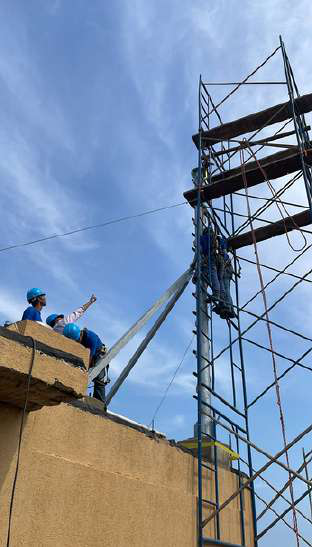
#> input picture fuentes/brochure/digitel-andamio.png, 312 x 547 px, given in place of f_bf3abbaf.png, which was not available
$ python fotos.py ../fuentes/brochure/digitel-andamio.png ../fuentes/brochure/digitel-antenas.png
#> lines starting #> are read from the running program, lines starting #| are printed output that depends on the picture; pictures that were not available may be replaced by others from this repository, and a replacement may not be noted
#!/usr/bin/env python3
"""Prepara las fotos de la web: toma la versión mejorada con Real-ESRGAN si existe
(scratchpad/sr/out), si no la original; corrige contraste y color con suavidad y
exporta WebP a 800 y 1600 px en public/img/fotos.
Uso: python3 herramientas/fotos.py <carpeta_entrada> <carpeta_sr>"""
import os, sys
import numpy as np, cv2
from PIL import Image, ImageEnhance, ImageFilter

ENTRADA, SR = sys.argv[1], sys.argv[2]
SALIDA = os.path.join(os.path.dirname(os.path.dirname(os.path.abspath(__file__))), "public", "img", "fotos")
os.makedirs(SALIDA, exist_ok=True)

# nombre final: (archivo de origen, recorte relativo (izq, arriba, der, abajo) o None)
MAPA = {
    "deposito-columnas": ("f_bf3abbaf", None),
    "deposito-cercha": ("f_d017b5d5", None),
    "deposito-montaje": ("f_c99523cd", None),
    "deposito-acarreo": ("f_e7d1f833", (0, 0, 1, .86)),
    "gabriel-forero": ("f_df685ed4", None),
    "plaza-mayor-rio": ("f_ba640bc1", None),
    "srv-procura": ("f_87782e15", None),
    "tijerazo-foso": ("p13_234", None),
    "tijerazo-estructura": ("p13_237", None),
    "tijerazo-entrepiso": ("p09_187", None),
    "tijerazo-losa": ("p07_142", None),
    "digitel-crucero": ("p14_245", None),
    "digitel-torre": ("p09_176", None),
    "digitel-andamio": ("p09_173", None),
    "digitel-izado": ("p14_248", None),
    "digitel-antenas": ("p14_251", None),
    "digitel-azotea": ("p14_254", None),
    "polar-lobby": ("p10_195", None),
    "polar-h2so4": ("p12_219", None),
    "polar-revestimiento": ("p12_217", None),
    "polar-piso": ("p11_206", None),
    "polar-tanques": ("p11_208", None),
    "polar-escalera": ("p10_193", None),
    "polar-bomba": ("p05_101", None),
    "polar-entrada": ("p10_191", None),
    "srv-ingenieria": ("p07_139", None),
    "srv-construccion": ("p13_234", None),
    "srv-mantenimiento": ("p12_217", None),
    "srv-telecom": ("p09_176", None),
    "srv-levantamientos": ("p03_67", None),
}


def cargar(base):
    sr = os.path.join(SR, base + ".png")
    if os.path.exists(sr):
        return Image.open(sr).convert("RGB"), True
    im = Image.open(os.path.join(ENTRADA, base + ".png")).convert("RGB")
    f = 1600 / max(im.size)
    if f > 1:
        im = im.resize((round(im.width * f), round(im.height * f)), Image.LANCZOS)
    return im, False


def corregir(im, mejorada):
    a = np.asarray(im)
    lab = cv2.cvtColor(a, cv2.COLOR_RGB2LAB)
    l, aa, bb = cv2.split(lab)
    # contraste local suave en luminancia (sin tocar el color)
    l = cv2.createCLAHE(clipLimit=1.4, tileGridSize=(8, 8)).apply(l)
    # estirar niveles 0,4 % a 99,6 %
    lo, hi = np.percentile(l, (0.4, 99.6))
    l = np.clip((l.astype(np.float32) - lo) * 255.0 / max(hi - lo, 1), 0, 255).astype(np.uint8)
    a = cv2.cvtColor(cv2.merge((l, aa, bb)), cv2.COLOR_LAB2RGB)
    im = Image.fromarray(a)
    im = ImageEnhance.Color(im).enhance(1.08)
    if not mejorada:
        im = im.filter(ImageFilter.UnsharpMask(radius=1.6, percent=55, threshold=2))
    return im


dims = []
for nombre, (base, rec) in MAPA.items():
    im, mejorada = cargar(base)
#> in cargar, im is the input picture: PIL image 312x547 RGB; mean R, G, B 127.9, 144.5, 168
#> in cargar, `im = im.resize((round(im.width * f), round(im.height * f)), Image.LANC..`:
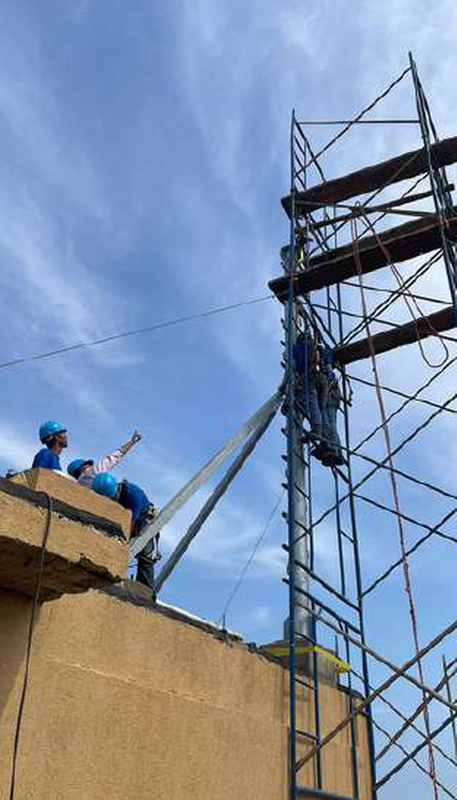
#> im: PIL image 913x1600 RGB (shown at 1/2 size); mean R, G, B 128, 144.5, 168
#> mejorada = False
    if rec:
        w, h = im.size
        im = im.crop((int(rec[0] * w), int(rec[1] * h), int(rec[2] * w), int(rec[3] * h)))
    im = corregir(im, mejorada)
#> in corregir, `lab = cv2.cvtColor(a, cv2.COLOR_RGB2LAB)`: lab: shape (1600, 913, 3); mean of channels 0, 1, 2 150.8, 129.6, 114.6
#> in corregir, `l, aa, bb = cv2.split(lab)`:
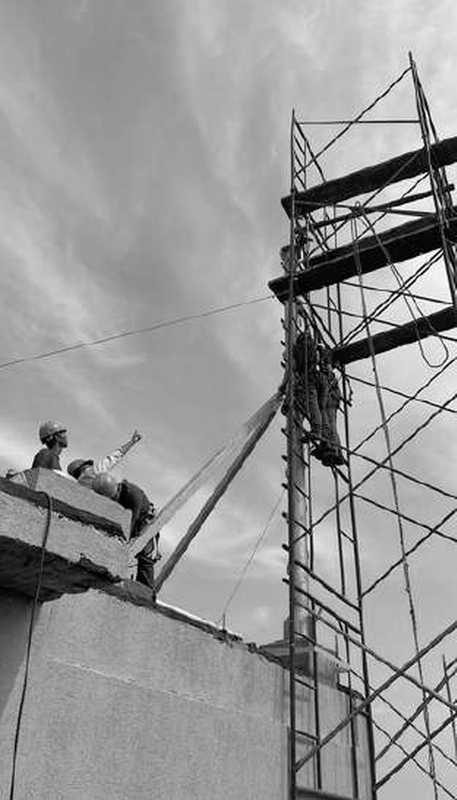
#> l: shape (1600, 913) (shown at 1/2 size); min 0, max 255, mean 150.8
#> in corregir, `l, aa, bb = cv2.split(lab)`:
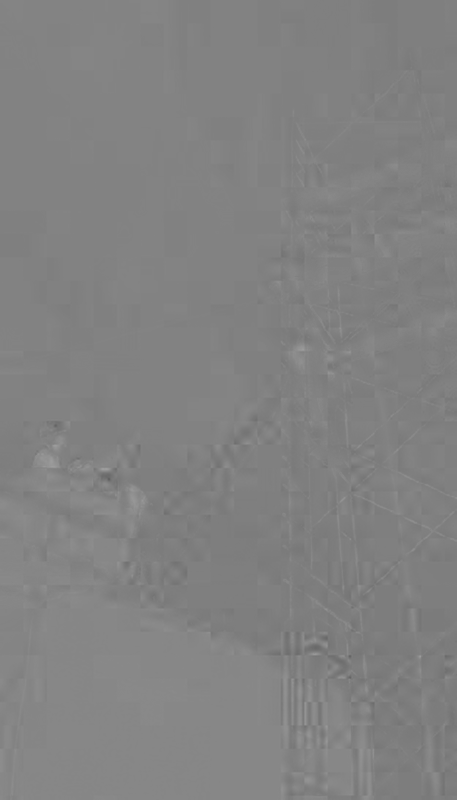
#> aa: shape (1600, 913) (shown at 1/2 size); min 94, max 160, mean 129.6
#> in corregir, `l, aa, bb = cv2.split(lab)`:
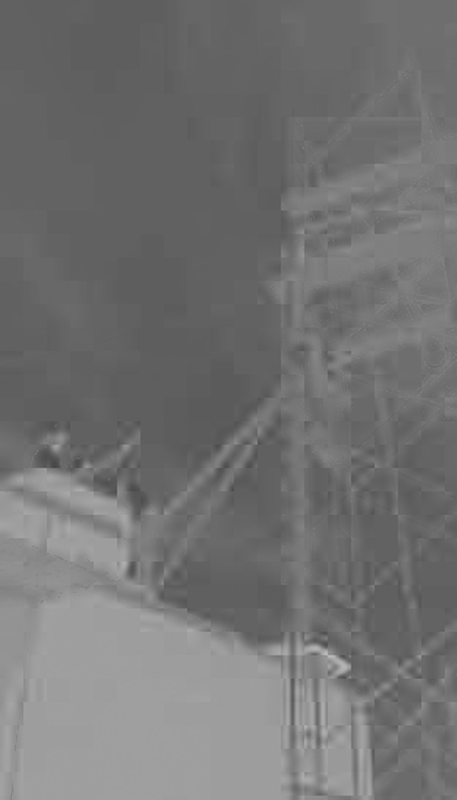
#> bb: shape (1600, 913) (shown at 1/2 size); min 67, max 194, mean 114.6
#> in corregir, `l = cv2.createCLAHE(clipLimit=1.4, tileGridSize=(8, 8)).apply(l)`:
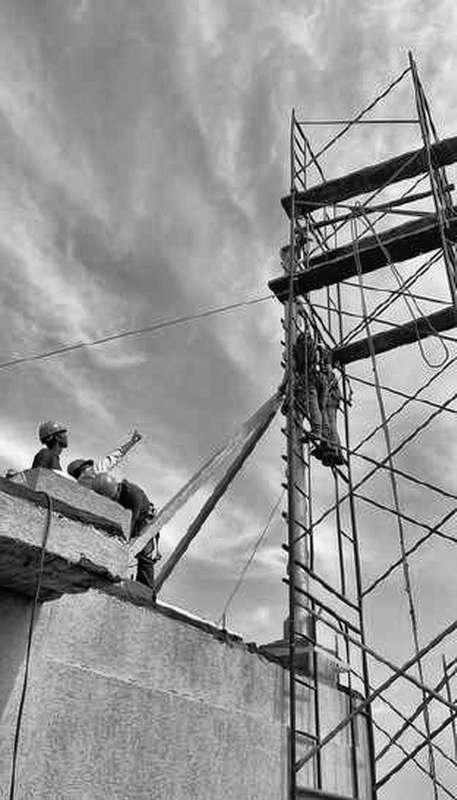
#> l: shape (1600, 913) (shown at 1/2 size); min 0, max 255, mean 149.4
#> in corregir, `lo, hi = np.percentile(l, (0.4, 99.6))`: lo = 4; hi = 243
#> in corregir, `a = cv2.cvtColor(cv2.merge((l, aa, bb)), cv2.COLOR_LAB2RGB)`:
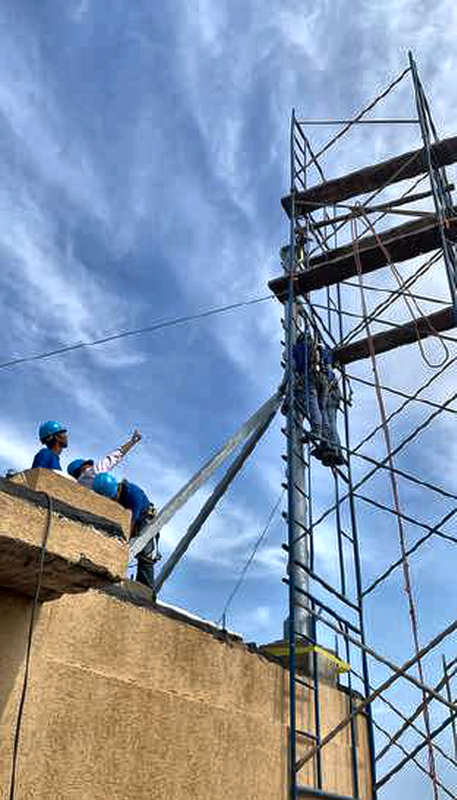
#> a: shape (1600, 913, 3) (shown at 1/2 size); mean R, G, B 132.3, 148.7, 171.4
    for ancho in (800, 1600):
        f = ancho / im.width
        out = im if f >= 1 else im.resize((ancho, round(im.height * f)), Image.LANCZOS)
        out.save(os.path.join(SALIDA, f"{nombre}-{ancho}.webp"), "WEBP", quality=80, method=6)
#> this loop made 2 passes
#> pass 1, `out = im if f >= 1 else im.resize((ancho, round(im.height * f)), Image..`:
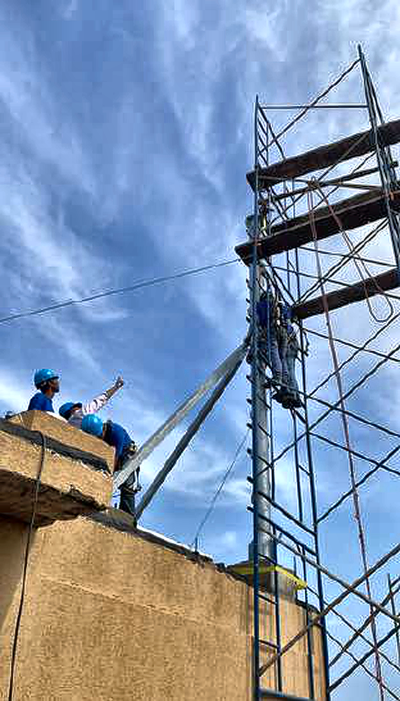
#> out: PIL image 800x1402 RGB (shown at 1/2 size); mean R, G, B 130.9, 148.4, 172.4
    w16 = min(1600, im.width)
#> w16 = 913
    dims.append(f"{nombre} {w16} {round(im.height * w16 / im.width)}")
    print(nombre, "SR" if mejorada else "lanczos", im.size)
#| deposito-columnas lanczos (913, 1600)
#> pass 2 of the loop `for nombre, (base, rec) in MAPA.items():`:
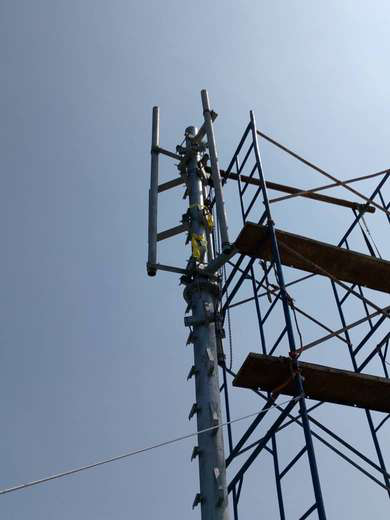
#> input picture fuentes/brochure/digitel-antenas.png, 390 x 520 px, given in place of f_d017b5d5.png, which was not available
#> in cargar, im is the input picture: PIL image 390x520 RGB; mean R, G, B 123.8, 138.8, 159.2
#> lab: shape (1600, 1200, 3); mean of channels 0, 1, 2 143.9, 127.4, 115.4
#> aa: shape (1600, 1200)
#> bb: shape (1600, 1200)
#> in corregir (call 2), `l = cv2.createCLAHE(clipLimit=1.4, tileGridSize=(8, 8)).apply(l)`:
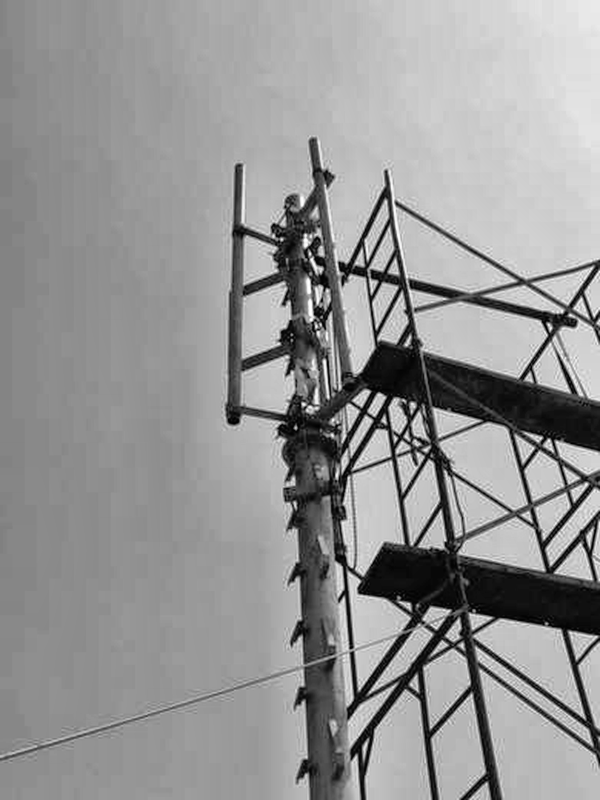
#> l: shape (1600, 1200) (shown at 1/2 size); min 0, max 255, mean 149
#> hi = 230
#> a: shape (1600, 1200, 3)
#> the loop `for ancho in (800, 1600):` made 2 passes
#> pass 1, `out = im if f >= 1 else im.resize((ancho, round(im.height * f)), Image..`:
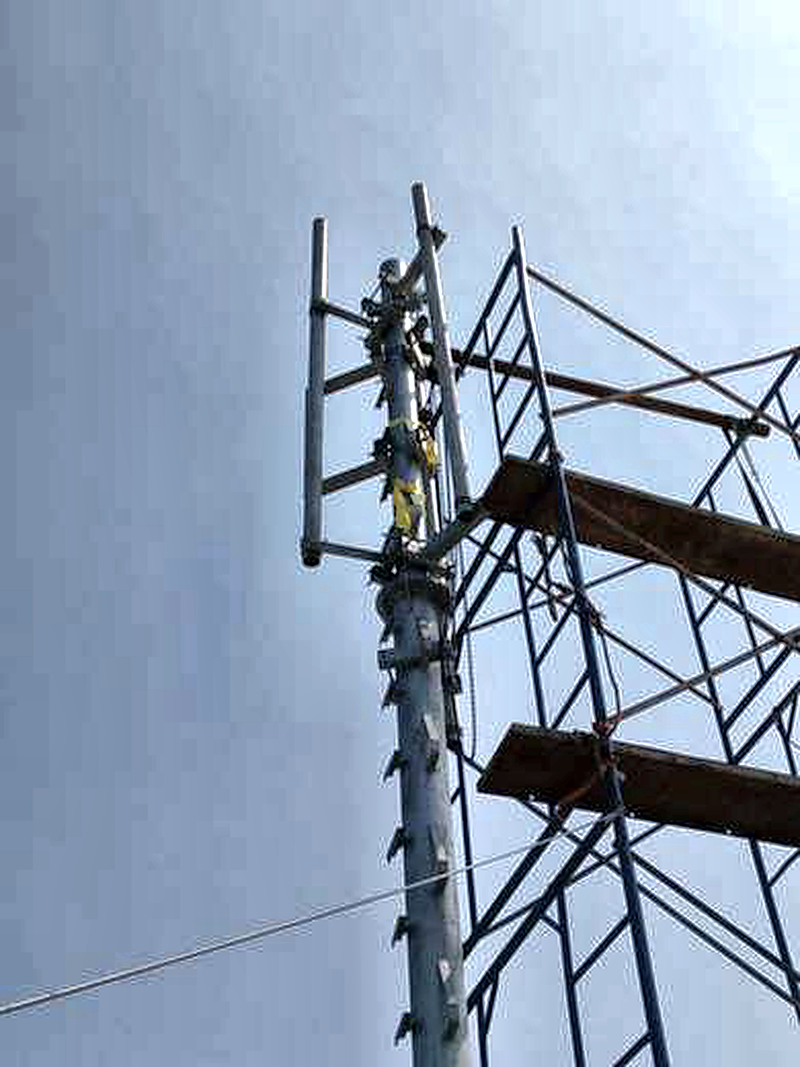
#> out: PIL image 800x1067 RGB; mean R, G, B 142, 158.8, 180.7
#| deposito-cercha lanczos (1200, 1600)
#> (the run stopped early here; a loop or call above may not have finished)
